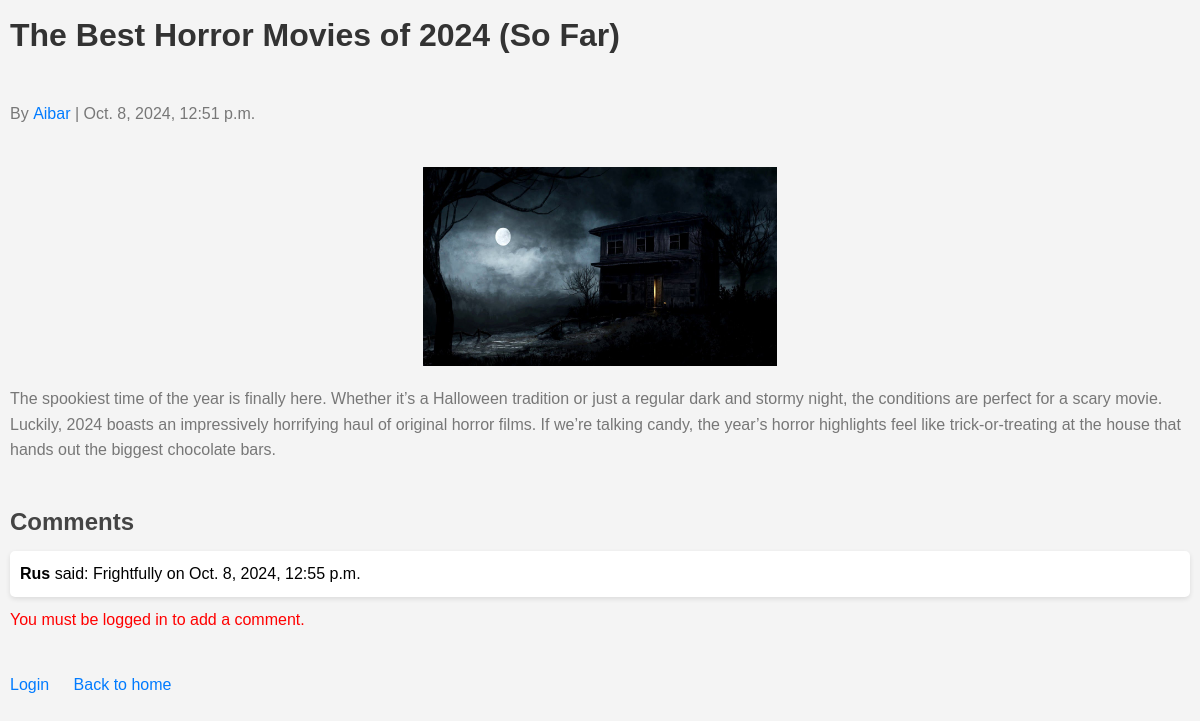
/blog/post/29/, run on an earlier commit of the app's database.
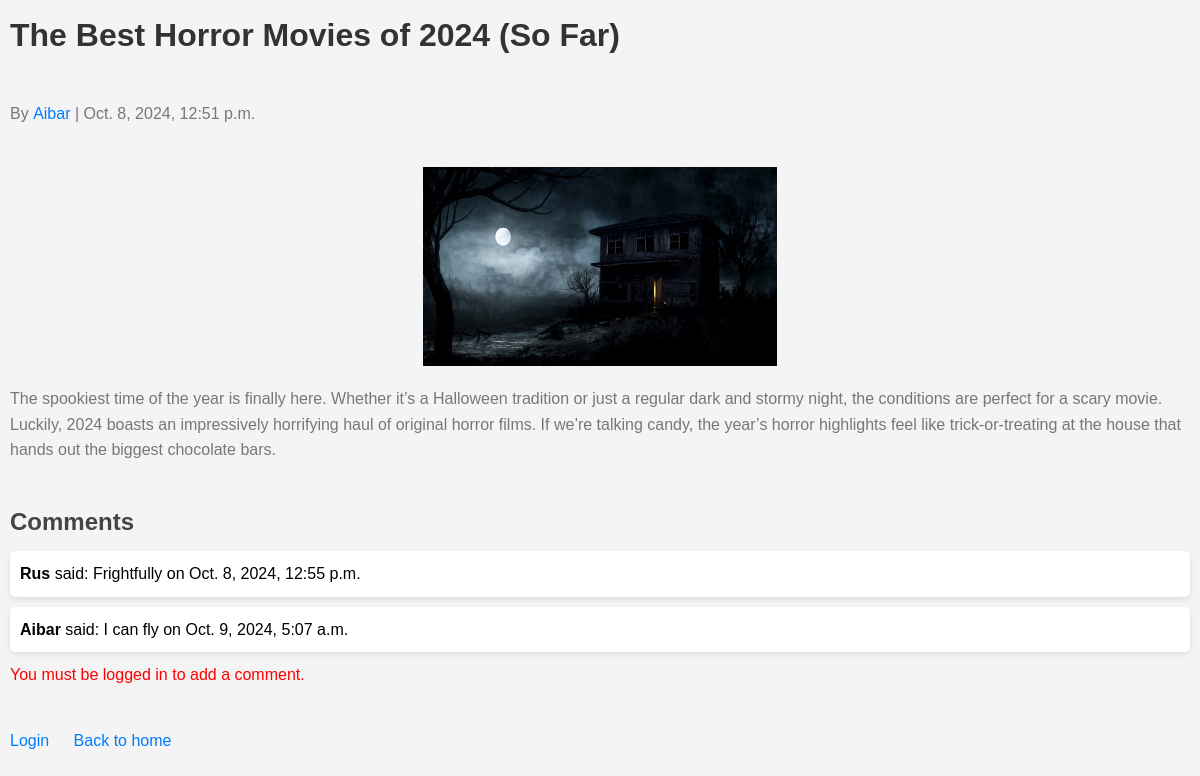
And on a later commit of the database.
### blog/models.py (models this page shows, shortened)
class Post(models.Model):
    title = models.CharField(max_length=255)
    content = models.TextField()
    created_at = models.DateTimeField(auto_now_add=True)
    author = models.ForeignKey(User, on_delete=models.CASCADE)
    image = models.ImageField(upload_to='images/', blank=True, null=True)

class Comment(models.Model):
    content = models.TextField()
    created_at = models.DateTimeField(auto_now_add=True)
    post = models.ForeignKey(Post, related_name='comments', on_delete=models.CASCADE)
    author = models.ForeignKey(User, on_delete=models.CASCADE)

### blog/views.py (the view)
# urls.py: path('post/<int:pk>/', views.post_detail, name='post_detail'),
def post_detail(request, pk):
    post = get_object_or_404(Post, pk=pk)
    comments = post.comments.all()
    comment_form = CommentForm()
    if request.user.is_authenticated:
        return render(request, 'blog/post_detail.html', {'post': post, 'comments': comments, 'form': comment_form})
    else:
        error_message = "You must be logged in to add a comment."
        return render(request, 'blog/post_detail.html', {
            'post': post,
            'comments': comments,
            'form': comment_form,
            'error_message': error_message
        })

### blog/templates/blog/post_detail.html (shortened to what this page needs)
<!DOCTYPE html>
<html lang="en">
<head>
    {% load static %}
    <link rel="stylesheet" href="{% static 'css/post_detail.css' %}">
</head>
<body>
    <div class="post-header">
        <h1>{{ post.title }}</h1>
    </div>
    <p>By <a href="{% url 'profile' post.author.username %}">{{ post.author }}</a> | {{ post.created_at }}</p>
    {% if post.image %}
    <img src="{{ post.image.url }}" alt="{{ post.title }}">
    {% endif %}
    <p>{{ post.content }}</p>
    <h2>Comments</h2>
    <ul>
        {% for comment in comments %}
        <li>
            <strong>{{ comment.author }}</strong> said: {{ comment.content }} on {{ comment.created_at }}
        </li>
        {% empty %}
        <li>No comments yet.</li>
        {% endfor %}
    </ul>
    {% if error_message %}
    <p style="color: red;">{{ error_message }}</p>
    <a href="{% url 'login' %}">Login</a>
    {% endif %}
    <a href="{% url 'home' %}" class="back-to-home">Back to home</a>
</body>
</html>

### static/css/post_detail.css (style rules this page uses)
* { margin: 0; padding: 0; box-sizing: border-box; }
body { font-family: Arial, sans-serif; line-height: 1.6; background-color: #f4f4f4; padding: 10px; }
h1 { color: #333; margin-bottom: 10px; }
p { color: #777; margin-bottom: 20px; }
img { display: block; margin: 20px auto; max-width: 30%; height: auto; }
h2 { margin-top: 40px; color: #444; }
ul { list-style-type: none; padding: 0; }
li { background: white; margin: 10px 0; padding: 10px; border-radius: 5px; box-shadow: 0 2px 5px rgba(0, 0, 0, 0.1); }
a { display: inline-block; margin: 20px 0; color: #007bff; text-decoration: none; }
.back-to-home { margin-left: 20px; }
.post-header { display: flex; justify-content: space-between; align-items: center; margin-bottom: 10px; }

What changed in the data, as far as the page shows it:
added Comment: author "Aibar", content "I can fly", created_at "Oct. 9, 2024, 5:07 a.m."
